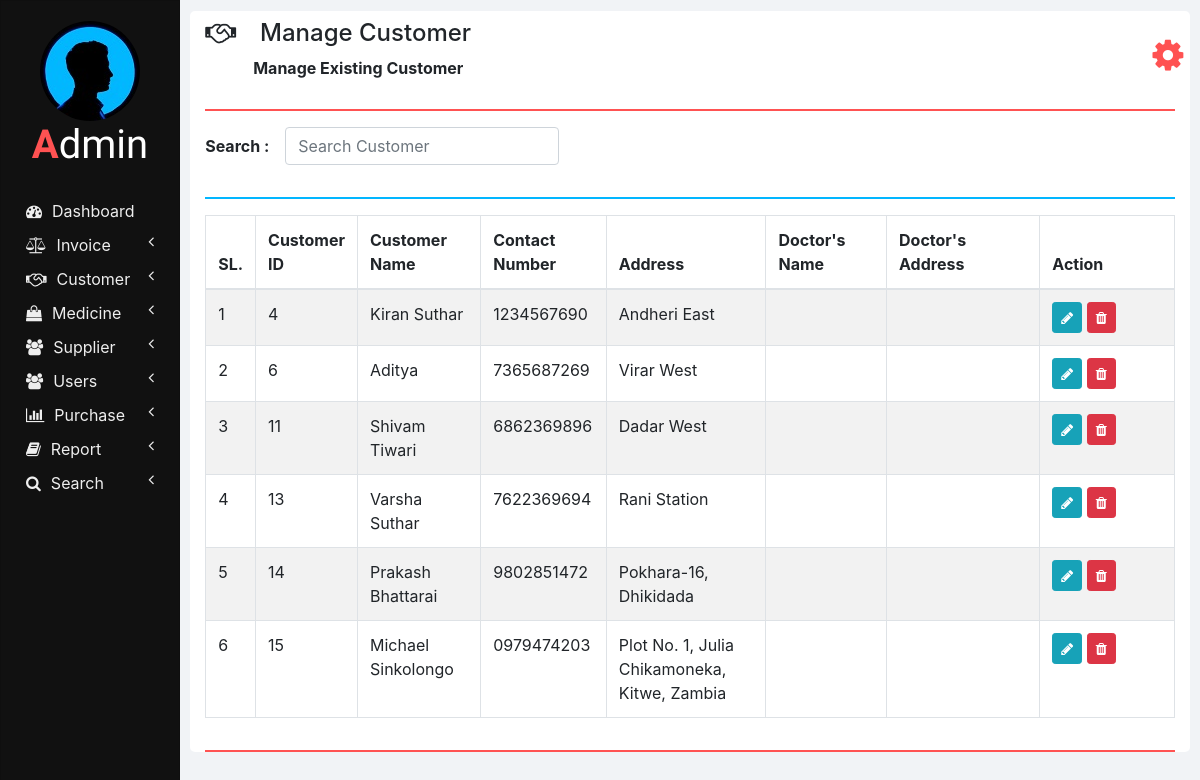
The page /manage_customer.php on the database its author committed.
### tables this page shows
CREATE TABLE `customers` (
  `id` int(11) NOT NULL,
  `name` varchar(20) NOT NULL,
  `contact_number` varchar(10) NOT NULL,
  `address` varchar(100) NOT NULL,
  `doctorId` int(10) DEFAULT NULL
);

### php/manage_customer.php (the view, shortened to what this page needs)
<?php
  function showCustomers($id) {
    require "db_connection.php";
    if($con) {
      $seq_no = 0;
      $query = "SELECT * FROM customers";
      $result = mysqli_query($con, $query);
      while($row = mysqli_fetch_array($result)) {
        $seq_no++;
        if($row['id'] == $id)
          showEditOptionsRow($seq_no, $row);
        else
          showCustomerRow($seq_no, $row);
      }
    }
  }
  function showCustomerRow($seq_no, $row) {
    ?>
    <tr>
      <td><?php echo $seq_no; ?></td>
      <td><?php echo $row['id'] ?></td>
      <td><?php echo $row['name']; ?></td>
      <td><?php echo $row['contact_number']; ?></td>
      <td><?php echo $row['address']; ?></td>
      <td><?php echo $row['doctor_name']; ?></td>
      <td><?php echo $row['doctor_address']; ?></td>
      <td>
        <button href="" class="btn btn-info btn-sm" onclick="editCustomer(<?php echo $row['id']; ?>);">
          <i class="fa fa-pencil"></i>
        </button>
        <button class="btn btn-danger btn-sm" onclick="deleteCustomer(<?php echo $row['id']; ?>);">
          <i class="fa fa-trash"></i>
        </button>
      </td>
    </tr>
    <?php
  }
  ?>

### css/sidenav.css (style rules this page uses)
body { background-color: #f1f3f6; }
.sidenav { width: 15%; height: 100vh; background-color: #222222; position: fixed; z-index: 1; flex: 1 0 auto; }
.card { width: 100%; height: 100%; top: 0; border-radius: 0; background-color: #111111; }
.logo .logo-caption { font-family: 'Poiret One', cursive; color: #ffffff; text-align: center; margin-bottom: 25px; }
.logo .profile { margin-left: 50%; border-radius: 50%; transform: translate(-50%); }
.logo .tweak { color: #ff5252; font-weight: bold; }
.main-menu-item { padding: 5px 5px; cursor: pointer; }
.main-menu-item > a { color: #eeeeee; text-decoration: none; font-size: 16px; }
.main-menu-item > a > span { margin-left: 10px; }

### css/home.css (style rules this page uses)
html, body { height: 100vh; }

### rows shown on the page
customers: seq_no "1", id "4", name "Kiran Suthar", contact_number "1234567690", address "Andheri East"
customers: seq_no "2", id "6", name "Aditya", contact_number "7365687269", address "Virar West"
customers: seq_no "3", id "11", name "Shivam Tiwari", contact_number "6862369896", address "Dadar West"
customers: seq_no "4", id "13", name "Varsha Suthar", contact_number "7622369694", address "Rani Station"
customers: seq_no "5", id "14", name "Prakash Bhattarai", contact_number "9802851472", address "Pokhara-16, Dhikidada"
customers: seq_no "6", id "15", name "Michael Sinkolongo", contact_number "0979474203", address "Plot No. 1, Julia Chikamoneka, Kitwe, Zambia"

### other values the page prints
$heading "Manage Customer"
$sub_heading "Manage Existing Customer"
